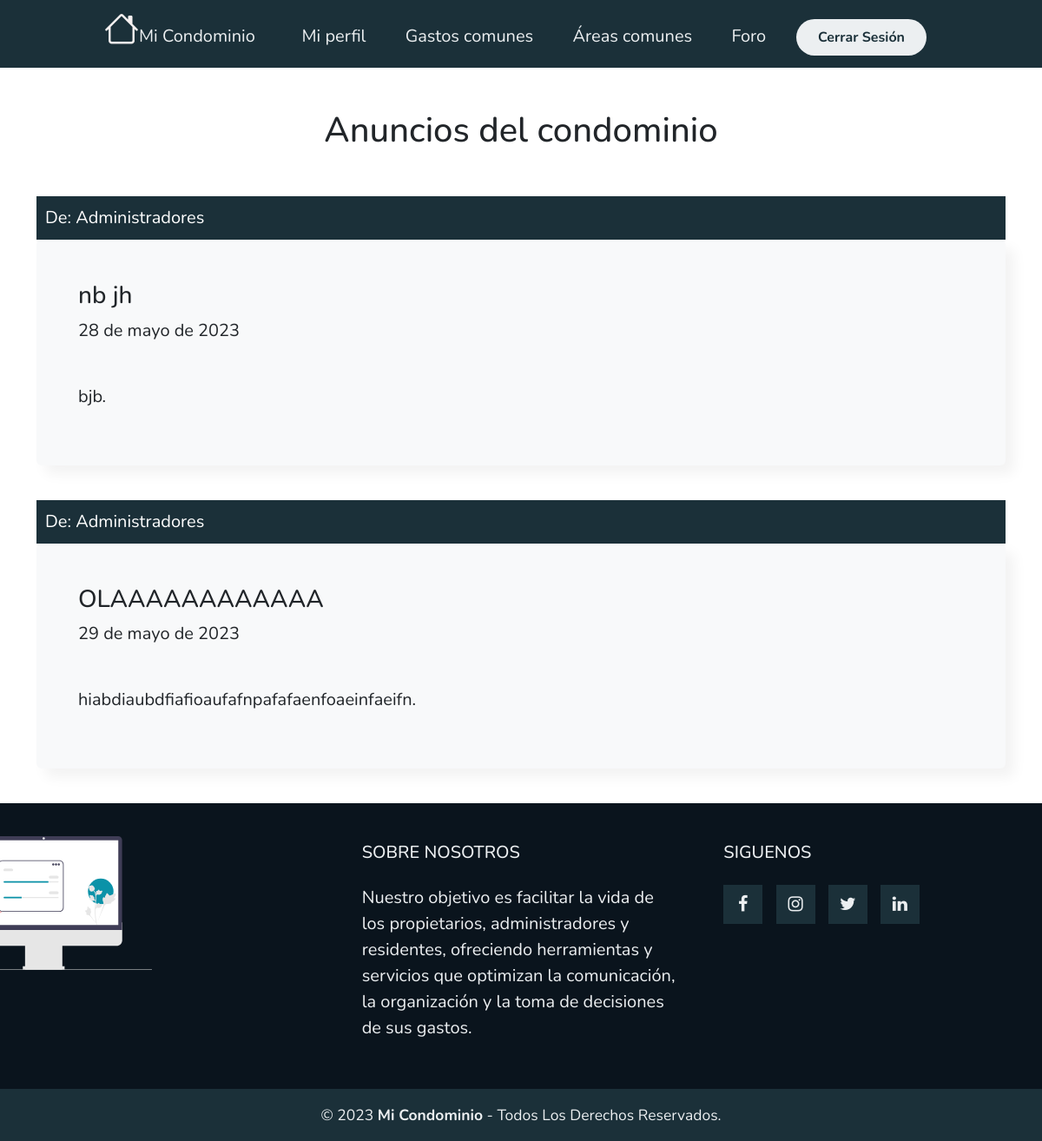
Before: /Foro/ (signed in) with the older database file.
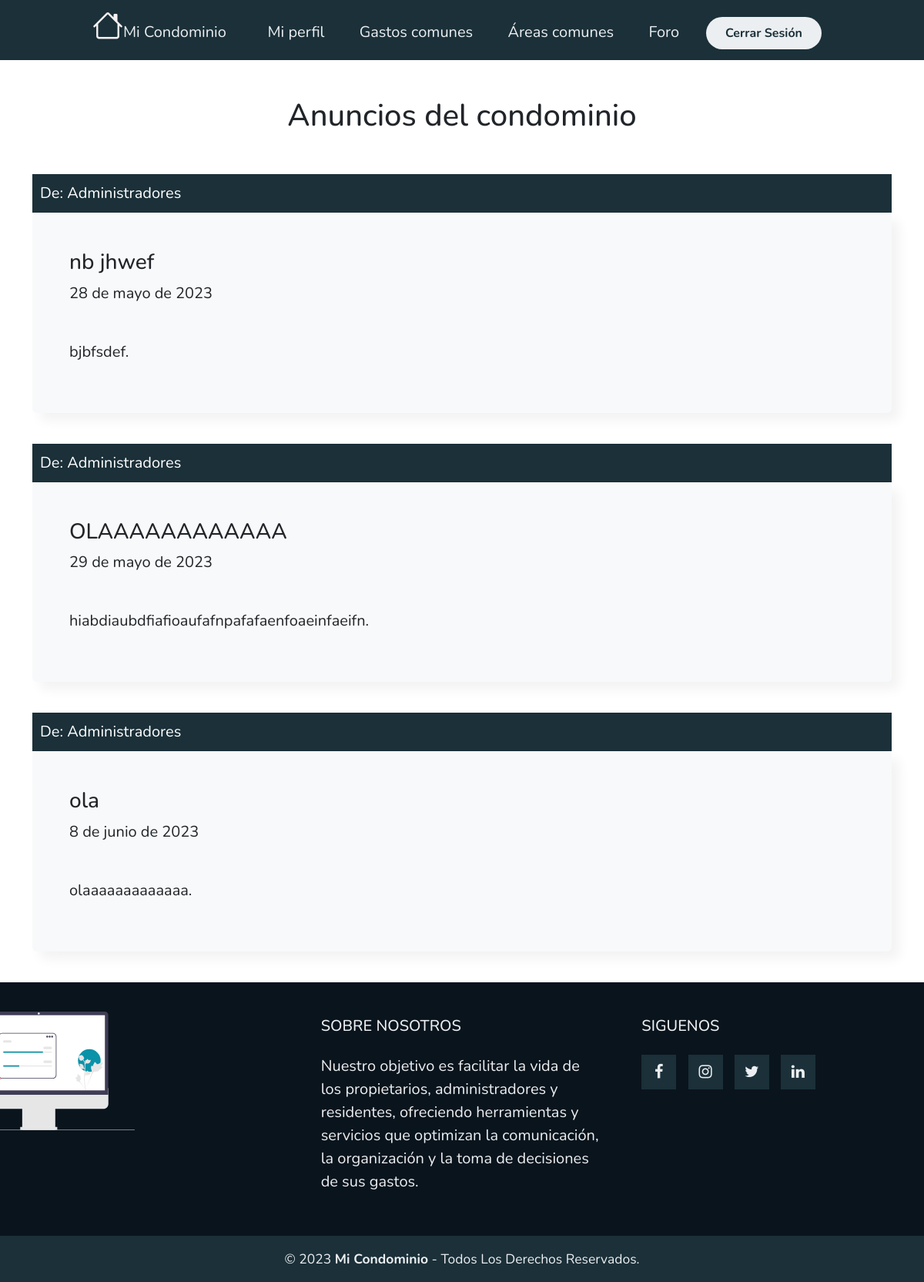
After: the same page with the newer database file.
### myapp/models.py (models this page shows, shortened)
class Anuncio(models.Model):
    titulo = models.CharField(max_length=50)
    descripcion = models.TextField()
    fecha = models.DateField(default=date.today)

### myapp/views.py (the view)
# urls.py: path('Foro/',Foro,name="Foro"),
@login_required
def Foro(request):
    data = Anuncio.objects.all()
    page = request.GET.get('page', 1)
    try:
        paginator = Paginator(data, 3)
        data = paginator.page(page)
    except:
        raise Http404
    return render(request, 'myapp/Anuncios/Foro.html',{'entity' : data,  'paginator':paginator})

### myapp/templates/myapp/Anuncios/Foro.html (shortened to what this page needs)
{% extends 'myapp/base.html' %}
{% block contenido %}
{% load static %}
<br>
<br>
<center>
    <h1>Anuncios del condominio</h1>
</center>
<br>
<main class="container" style="margin-top: 20px; margin-bottom: 20px; font-size: 20px;">
    {% for entity in entity %}
    <div style="padding: 10px; background-color: #1b3039; color: #fff;" class="encabezado">
        <p style="margin-bottom: 0rem;">De: Administradores</p>
    </div>
    <div class="bg-body-tertiary p-5 rounded"
        style="margin-bottom: 40px;box-shadow: 10px 10px 15px rgba(0, 0, 0, 0.05);">
        <h3>{{ entity.titulo }}</h3>
        <p>{{ entity.fecha }}</p>
        <br>
        <p class="">{{ entity.descripcion }}.</p>
    </div>
    {% endfor %}
</main>
{% endblock %}

Changed rows visible on the page:
changed Anuncio: titulo "nb jh" → "nb jhwef"; descripcion "bjb" → "bjbfsdef"
added Anuncio: titulo "ola", fecha "8 de junio de 2023", descripcion "olaaaaaaaaaaaaa"
